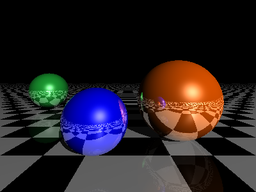
#> input picture Computer_Graphics/Light_python/test.png, 256 x 192 px, shrunk from 400 x 300 before the run
$ python Extract.py   (older library calls are emulated)
#> lines starting #> are read from the running program, lines starting #| are printed output that depends on the picture
#> further down, img is the input picture: shape (192, 256, 4); mean R, G, B, A 39.7, 32.6, 37.6, 255
# -*- coding: utf-8 -*-
import cv2
import numpy as np
from PIL import Image
import matplotlib.pyplot as plt
# from scipy.special import sph_harm

# 球谐函数估计
def estimate_SH(image):
    # 计算图像的梯度
    gx = cv2.Sobel(image, cv2.CV_32F, 1, 0, ksize=1)
    gy = cv2.Sobel(image, cv2.CV_32F, 0, 1, ksize=1)
    grad = np.sqrt(gx**2 + gy**2)

    # 计算梯度方向
    theta = np.arctan2(gy, gx)

    # 计算球谐函数系数
    sh_coeffs = np.zeros((9, 9, 3))
    for c in range(3):
        for l in range(9):
            for m in range(-l, l+1):
                sh_coeffs[l, m, c] = np.sum(grad * sph_harm(m, l, theta, np.zeros_like(theta))) / np.sum(sph_harm(m, l, theta, np.zeros_like(theta))**2)

    # 计算光照
    lighting = np.zeros_like(image, dtype=np.float32)
    for c in range(3):
        for l in range(9):
            for m in range(-l, l+1):
                lighting[:, :, c] += sh_coeffs[l, m, c] * sph_harm(m, l, np.arccos(np.linspace(1, -1, image.shape[0])), np.linspace(0, 2*np.pi, image.shape[1]))

    return np.clip(lighting, 0, 255).astype(np.uint8)

# 环境光遮挡
def estimate_AO(image):
    # 计算图像的梯度和梯度方向
    gx = cv2.Sobel(image, cv2.CV_32F, 1, 0, ksize=1)
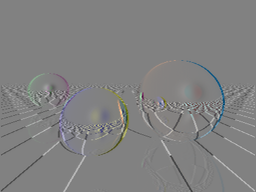
#> gx: shape (192, 256, 3) float32; mean B, G, R 0, 0, 0; drawn with min black and max white
    gy = cv2.Sobel(image, cv2.CV_32F, 0, 1, ksize=1)
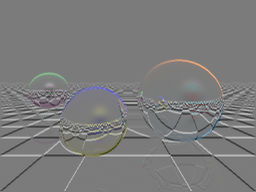
#> gy: shape (192, 256, 3) float32; mean B, G, R 0.5, 0.5, 0.6; drawn with min black and max white
    grad = np.sqrt(gx**2 + gy**2)
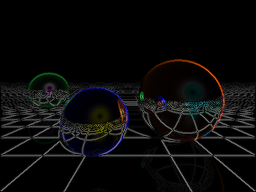
#> grad: shape (192, 256, 3) float32; mean B, G, R 12.5, 12.7, 12.9; drawn with min black and max white
    theta = np.arctan2(gy, gx)
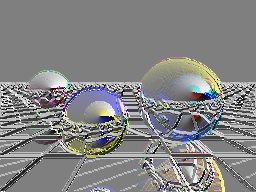
#> theta: shape (192, 256, 3) float32; mean B, G, R 0.118, 0.116, 0.115; drawn with min black and max white

    # 计算环境光遮挡
    ao_map = np.zeros_like(grad)
    for y in range(ao_map.shape[0]):
        for x in range(ao_map.shape[1]):
            for r in range(1, 5):
                for t in np.linspace(0, 2*np.pi, 16*r, endpoint=False):
                    dx = int(round(r * np.cos(t)))
                    dy = int(round(r * np.sin(t)))
                    if y+dy >= 0 and y+dy < ao_map.shape[0] and x+dx >= 0 and x+dx < ao_map.shape[1]:
                        ao_map[y, x] += grad[y+dy, x+dx] / (4*r)
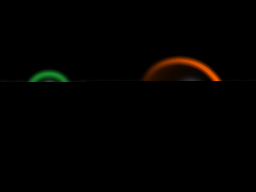
#> ao_map: shape (192, 256, 3) float32; mean B, G, R 1.7, 7.7, 11.2; drawn with min black and max white

    # 计算光照
    lighting = np.zeros_like(image, dtype=np.float32)
    for c in range(3):
        lighting[:, :, c] = np.median(image[:, :, c]) + ao_map * (np.max(image[:, :, c]) - np.median(image[:, :, c]))

    return np.clip(lighting, 0, 255).astype(np.uint8)


img = np.asarray(Image.open('test.png'))
img = cv2.imread('test.png')
# lighting_SH = estimate_SH(img)
#> (the run stopped early here; a loop or call above may not have finished)
